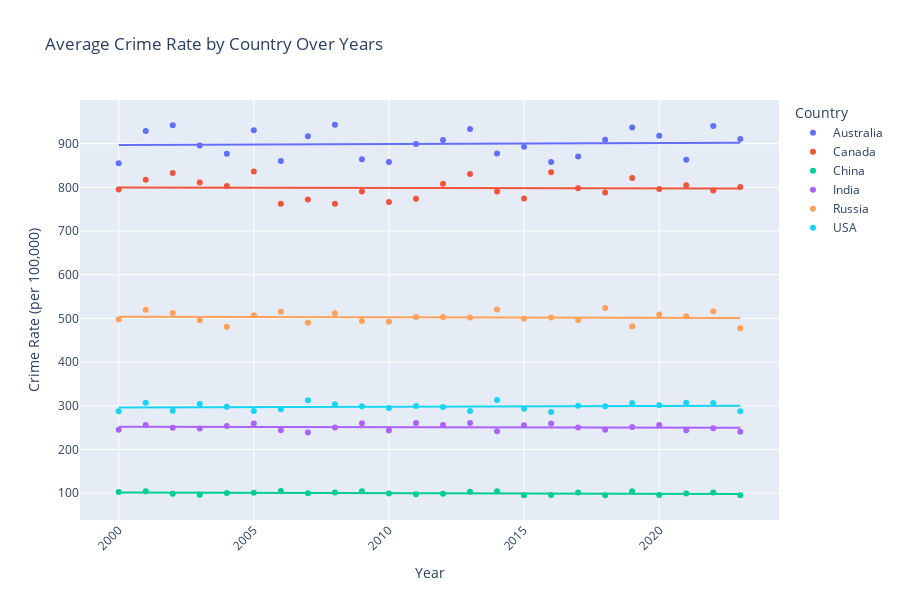

Notebook cell for this chart:
### Code cell
df_yearly_crime = df.groupby(['Year', 'Country'], as_index=False)['Crime Rate (per 100,000)'].mean()  # Use mean for averages

fig_crime_scatter = px.scatter(df_yearly_crime, 
                                x='Year', 
                                y='Crime Rate (per 100,000)', 
                                color='Country', 
                                title='Average Crime Rate by Country Over Years',
                                trendline='ols',  
                                height=600)

fig_crime_scatter.update_layout(
    xaxis_title='Year',
    yaxis_title='Crime Rate (per 100,000)',
    xaxis_tickangle=-45,  
    legend_title='Country',
)
fig_crime_scatter.show()

### Figure 1 — Plotly figure (JSON) as saved in the notebook; plotly's stock layout.template omitted (floating-point values rounded to 4 significant figures)
{"data": [{"hovertemplate": "Country=Australia<br>Year=%{x}<br>Crime Rate (per 100,000)=%{y}<extra></extra>", "legendgroup": "Australia", "marker": {"color": "#636efa", "symbol": "circle"}, "mode": "markers", "name": "Australia", "orientation": "v", "showlegend": true, "type": "scatter", "x": [2000, 2001, 2002, 2003, 2004, 2005, 2006, 2007, 2008, 2009, 2010, 2011, 2012, 2013, 2014, 2015, 2016, 2017, 2018, 2019, 2020, 2021, 2022, 2023], "xaxis": "x", "y": [855, 928.8, 942.3, 895.5, 876.6, 930.6, 860.4, 917.1, 943.2, 864, 857.7, 899.1, 908.1, 933.3, 877.5, 892.8, 857.7, 870.3, 909, 936.9, 918, 863.1, 940.5, 910.8], "yaxis": "y"}, {"hovertemplate": "<b>OLS trendline</b><br>Crime Rate (per 100,000) = 0.241435 * Year + 413.866<br>R<sup>2</sup>=0.003014<br><br>Country=Australia<br>Year=%{x}<br>Crime Rate (per 100,000)=%{y} <b>(trend)</b><extra></extra>", "legendgroup": "Australia", "marker": {"color": "#636efa", "symbol": "circle"}, "mode": "lines", "name": "Australia", "showlegend": false, "type": "scatter", "x": [2000, 2001, 2002, 2003, 2004, 2005, 2006, 2007, 2008, 2009, 2010, 2011, 2012, 2013, 2014, 2015, 2016, 2017, 2018, 2019, 2020, 2021, 2022, 2023], "xaxis": "x", "y": [896.7, 897.0, 897.2, 897.5, 897.7, 897.9, 898.2, 898.4, 898.7, 898.9, 899.2, 899.4, 899.6, 899.9, 900.1, 900.4, 900.6, 900.8, 901.1, 901.3, 901.6, 901.8, 902.0, 902.3], "yaxis": "y"}, {"hovertemplate": "Country=Canada<br>Year=%{x}<br>Crime Rate (per 100,000)=%{y}<extra></extra>", "legendgroup": "Canada", "marker": {"color": "#EF553B", "symbol": "circle"}, "mode": "markers", "name": "Canada", "orientation": "v", "showlegend": true, "type": "scatter", "x": [2000, 2001, 2002, 2003, 2004, 2005, 2006, 2007, 2008, 2009, 2010, 2011, 2012, 2013, 2014, 2015, 2016, 2017, 2018, 2019, 2020, 2021, 2022, 2023], "xaxis": "x", "y": [795.2, 817.6, 832.8, 811.2, 803.2, 836, 762.4, 772, 762.4, 790.4, 766.4, 773.6, 808, 830.4, 790.4, 774.4, 834.4, 797.6, 788, 821.6, 796, 804.8, 792.8, 800.8], "yaxis": "y"}, {"hovertemplate": "<b>OLS trendline</b><br>Crime Rate (per 100,000) = -0.117913 * Year + 1035.62<br>R<sup>2</sup>=0.001339<br><br>Country=Canada<br>Year=%{x}<br>Crime Rate (per 100,000)=%{y} <b>(trend)</b><extra></extra>", "legendgroup": "Canada", "marker": {"color": "#EF553B", "symbol": "circle"}, "mode": "lines", "name": "Canada", "showlegend": false, "type": "scatter", "x": [2000, 2001, 2002, 2003, 2004, 2005, 2006, 2007, 2008, 2009, 2010, 2011, 2012, 2013, 2014, 2015, 2016, 2017, 2018, 2019, 2020, 2021, 2022, 2023], "xaxis": "x", "y": [799.8, 799.7, 799.6, 799.4, 799.3, 799.2, 799.1, 799.0, 798.8, 798.7, 798.6, 798.5, 798.4, 798.3, 798.1, 798.0, 797.9, 797.8, 797.7, 797.5, 797.4, 797.3, 797.2, 797.1], "yaxis": "y"}, {"hovertemplate": "Country=China<br>Year=%{x}<br>Crime Rate (per 100,000)=%{y}<extra></extra>", "legendgroup": "China", "marker": {"color": "#00cc96", "symbol": "circle"}, "mode": "markers", "name": "China", "orientation": "v", "showlegend": true, "type": "scatter", "x": [2000, 2001, 2002, 2003, 2004, 2005, 2006, 2007, 2008, 2009, 2010, 2011, 2012, 2013, 2014, 2015, 2016, 2017, 2018, 2019, 2020, 2021, 2022, 2023], "xaxis": "x", "y": [102.9, 104.2, 98.5, 96.3, 100.6, 100.8, 104.8, 100.1, 101.5, 104.6, 99.1, 97.5, 98.6, 103.5, 104.6, 95.5, 96.1, 101.7, 95.3, 104.7, 95.7, 99.1, 101.7, 95.3], "yaxis": "y"}, {"hovertemplate": "<b>OLS trendline</b><br>Crime Rate (per 100,000) = -0.145174 * Year + 392.13<br>R<sup>2</sup>=0.093801<br><br>Country=China<br>Year=%{x}<br>Crime Rate (per 100,000)=%{y} <b>(trend)</b><extra></extra>", "legendgroup": "China", "marker": {"color": "#00cc96", "symbol": "circle"}, "mode": "lines", "name": "China", "showlegend": false, "type": "scatter", "x": [2000, 2001, 2002, 2003, 2004, 2005, 2006, 2007, 2008, 2009, 2010, 2011, 2012, 2013, 2014, 2015, 2016, 2017, 2018, 2019, 2020, 2021, 2022, 2023], "xaxis": "x", "y": [101.8, 101.6, 101.5, 101.3, 101.2, 101.1, 100.9, 100.8, 100.6, 100.5, 100.3, 100.2, 100.0, 99.89, 99.75, 99.6, 99.46, 99.31, 99.17, 99.02, 98.88, 98.73, 98.59, 98.44], "yaxis": "y"}, {"hovertemplate": "Country=India<br>Year=%{x}<br>Crime Rate (per 100,000)=%{y}<extra></extra>", "legendgroup": "India", "marker": {"color": "#ab63fa", "symbol": "circle"}, "mode": "markers", "name": "India", "orientation": "v", "showlegend": true, "type": "scatter", "x": [2000, 2001, 2002, 2003, 2004, 2005, 2006, 2007, 2008, 2009, 2010, 2011, 2012, 2013, 2014, 2015, 2016, 2017, 2018, 2019, 2020, 2021, 2022, 2023], "xaxis": "x", "y": [245.2, 256.2, 250, 248.2, 254, 259.2, 244, 239, 250.5, 260, 243.5, 260.5, 256, 260.5, 241.5, 255.8, 259.5, 250.2, 245.2, 251.5, 256, 244, 248.5, 240.8], "yaxis": "y"}, {"hovertemplate": "<b>OLS trendline</b><br>Crime Rate (per 100,000) = -0.0973913 * Year + 446.736<br>R<sup>2</sup>=0.010046<br><br>Country=India<br>Year=%{x}<br>Crime Rate (per 100,000)=%{y} <b>(trend)</b><extra></extra>", "legendgroup": "India", "marker": {"color": "#ab63fa", "symbol": "circle"}, "mode": "lines", "name": "India", "showlegend": false, "type": "scatter", "x": [2000, 2001, 2002, 2003, 2004, 2005, 2006, 2007, 2008, 2009, 2010, 2011, 2012, 2013, 2014, 2015, 2016, 2017, 2018, 2019, 2020, 2021, 2022, 2023], "xaxis": "x", "y": [252.0, 251.9, 251.8, 251.7, 251.6, 251.5, 251.4, 251.3, 251.2, 251.1, 251.0, 250.9, 250.8, 250.7, 250.6, 250.5, 250.4, 250.3, 250.2, 250.1, 250.0, 249.9, 249.8, 249.7], "yaxis": "y"}, {"hovertemplate": "Country=Russia<br>Year=%{x}<br>Crime Rate (per 100,000)=%{y}<extra></extra>", "legendgroup": "Russia", "marker": {"color": "#FFA15A", "symbol": "circle"}, "mode": "markers", "name": "Russia", "orientation": "v", "showlegend": true, "type": "scatter", "x": [2000, 2001, 2002, 2003, 2004, 2005, 2006, 2007, 2008, 2009, 2010, 2011, 2012, 2013, 2014, 2015, 2016, 2017, 2018, 2019, 2020, 2021, 2022, 2023], "xaxis": "x", "y": [497.5, 520, 512.5, 496, 481, 507.5, 515.5, 490, 512, 494, 492.5, 503, 503, 502, 520.5, 499.5, 502, 496.5, 524, 482, 509, 505, 516.5, 477.5], "yaxis": "y"}, {"hovertemplate": "<b>OLS trendline</b><br>Crime Rate (per 100,000) = -0.11 * Year + 723.723<br>R<sup>2</sup>=0.003791<br><br>Country=Russia<br>Year=%{x}<br>Crime Rate (per 100,000)=%{y} <b>(trend)</b><extra></extra>", "legendgroup": "Russia", "marker": {"color": "#FFA15A", "symbol": "circle"}, "mode": "lines", "name": "Russia", "showlegend": false, "type": "scatter", "x": [2000, 2001, 2002, 2003, 2004, 2005, 2006, 2007, 2008, 2009, 2010, 2011, 2012, 2013, 2014, 2015, 2016, 2017, 2018, 2019, 2020, 2021, 2022, 2023], "xaxis": "x", "y": [503.7, 503.6, 503.5, 503.4, 503.3, 503.2, 503.1, 503.0, 502.8, 502.7, 502.6, 502.5, 502.4, 502.3, 502.2, 502.1, 502.0, 501.9, 501.7, 501.6, 501.5, 501.4, 501.3, 501.2], "yaxis": "y"}, {"hovertemplate": "Country=USA<br>Year=%{x}<br>Crime Rate (per 100,000)=%{y}<extra></extra>", "legendgroup": "USA", "marker": {"color": "#19d3f3", "symbol": "circle"}, "mode": "markers", "name": "USA", "orientation": "v", "showlegend": true, "type": "scatter", "x": [2000, 2001, 2002, 2003, 2004, 2005, 2006, 2007, 2008, 2009, 2010, 2011, 2012, 2013, 2014, 2015, 2016, 2017, 2018, 2019, 2020, 2021, 2022, 2023], "xaxis": "x", "y": [287.4, 306.9, 288.6, 304.2, 297.6, 288, 291.9, 312.9, 303.3, 299.1, 294.9, 299.4, 297.3, 288, 313.2, 293.1, 285.9, 300, 298.8, 306.6, 301.2, 307.2, 306.3, 287.7], "yaxis": "y"}, {"hovertemplate": "<b>OLS trendline</b><br>Crime Rate (per 100,000) = 0.171522 * Year + -46.7035<br>R<sup>2</sup>=0.021595<br><br>Country=USA<br>Year=%{x}<br>Crime Rate (per 100,000)=%{y} <b>(trend)</b><extra></extra>", "legendgroup": "USA", "marker": {"color": "#19d3f3", "symbol": "circle"}, "mode": "lines", "name": "USA", "showlegend": false, "type": "scatter", "x": [2000, 2001, 2002, 2003, 2004, 2005, 2006, 2007, 2008, 2009, 2010, 2011, 2012, 2013, 2014, 2015, 2016, 2017, 2018, 2019, 2020, 2021, 2022, 2023], "xaxis": "x", "y": [296.3, 296.5, 296.7, 296.9, 297.0, 297.2, 297.4, 297.5, 297.7, 297.9, 298.1, 298.2, 298.4, 298.6, 298.7, 298.9, 299.1, 299.3, 299.4, 299.6, 299.8, 299.9, 300.1, 300.3], "yaxis": "y"}], "layout": {"height": 600, "legend": {"title": {"text": "Country"}, "tracegroupgap": 0}, "title": {"text": "Average Crime Rate by Country Over Years"}, "xaxis": {"anchor": "y", "domain": [0, 1], "tickangle": -45, "title": {"text": "Year"}}, "yaxis": {"anchor": "x", "domain": [0, 1], "title": {"text": "Crime Rate (per 100,000)"}}}}
